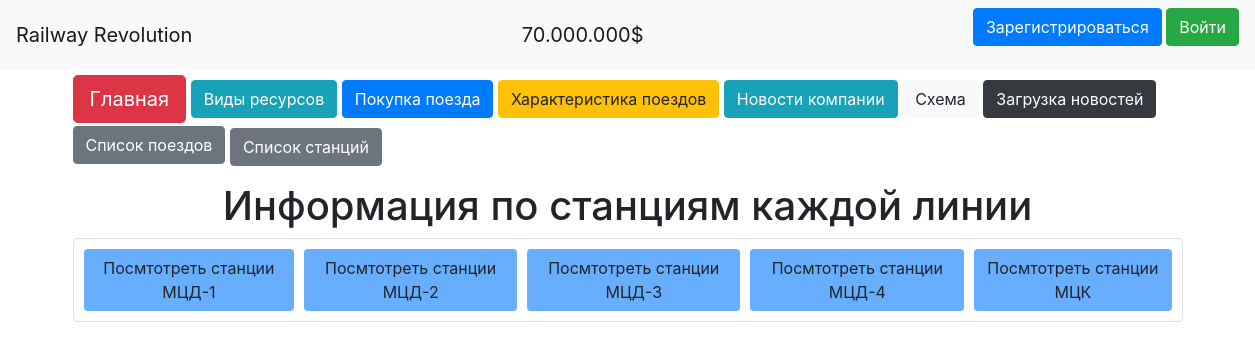
/list_stations, run on the app's committed database.
### data/lines.py (models this page shows)
class Lines(SqlAlchemyBase, SerializerMixin):
    __tablename__ = 'lines'
    id = sqlalchemy.Column(sqlalchemy.Integer,
                           primary_key=True, autoincrement=True)
    name = sqlalchemy.Column(sqlalchemy.String, nullable=True)
    stations = sqlalchemy.Column(sqlalchemy.String, nullable=True)

### main.py (the view)
@app.route('/list_stations')
def list_stations():
    db_sess = db_session.create_session()
    stations_data = db_sess.query(Lines)
    conn = sqlite3.connect('db/Railway_data.db')
    cursor = conn.cursor()
    cursor.execute('SELECT name FROM lines')
    lines = cursor.fetchall()
    conn.close()
    return render_template('list_stations.html', **CONST_PARAMS, title='Список станций',
                           stations_data=stations_data, lines=lines)

### data/db_session.py (called while the page is built)
def create_session() -> Session:
    global __factory
    return __factory()

### templates/list_stations.html
{% extends "base.html" %}
{% block content %}
{% if line_name %}
    <h1>Информация о станциях линии {{ line_name }}</h1>
{% else %}
<h1 style="display:flex; justify-content:center;">Информация по станциям каждой линии</h1>
<div class="col-md6 border rounded" style="margin-top: 6px; padding: 5px; width: auto; display:flex; justify-content:center;">
    {% for item in lines %}
        <a style="margin: 5px; background: #67AEFE;" href="/list_stations/{{ item[0] }}" class="btn btn-small">
            Посмтотреть станции {{ item[0] }}
        </a>
    {% endfor %}
</div>
{% endif %}
{% endblock %}

### templates/base.html (shortened to what this page needs)
<!DOCTYPE html>
<html lang="en">
<head>
    <link rel="stylesheet" href="https://stackpath.bootstrapcdn.com/bootstrap/4.4.1/css/bootstrap.min.css"
>
    <link rel="stylesheet" type="text/css" href="/static/css/style.css"></link>
</head>
<body>
<header>
    <nav class="navbar navbar-light bg-light">
        <a class="navbar-brand" href="/">Railway Revolution</a>
        <a class="navbar-brand"> {{ money }} </a>
        {% if current_user.is_authenticated %}
        <a class="navbar-brand" href="/logout">{{ current_user.name }}</a>
        {% else %}
        <p>
            <a class="btn btn-primary " href="/register">Зарегистрироваться</a>
            <a class="btn btn-success" href="/login">Войти</a>
        </p>
        {% endif %}
    </nav>
</header>
<main role="main" class="container">
    <div id="shapka_div" style="margin-top: 5px;">
        <p>
            <a class="btn btn-danger btn-lg" href="/">Главная</a>
            <a class="btn btn-info" href="/resources">Виды ресурсов</a>
            <a class="btn btn-primary" href="/buying_train">Покупка поезда</a>
            <a class="btn btn-warning" href="/train_info">Характеристика поездов</a>
            <a class="btn btn-info" href="/news">Новости компании</a>
            <a class="btn btn-light" href="/scheme">Схема</a>
            <a class="btn btn-dark" href="/load_news_by_txt">Загрузка новостей</a>
            <a class="btn btn-secondary" href="/list_trains">Список поездов</a>
            <a class="btn btn-secondary" style="margin-top: 5px;" href="/list_stations">Список станций</a>
        </p>
    </div>
    {% block content %}{% endblock %}
</main>
</body>
</html>

### static/css/style.css (style rules this page uses)
h1 { font-size: 40px; }
#shapka_div { display: flex; justify-content: center; width: 1200px; }

### data on the page
Lines: name "МЦД-1"
Lines: name "МЦД-2"
Lines: name "МЦД-3"
Lines: name "МЦД-4"
Lines: name "МЦК"

### other printed values
{{ money }} "70.000.000$"
